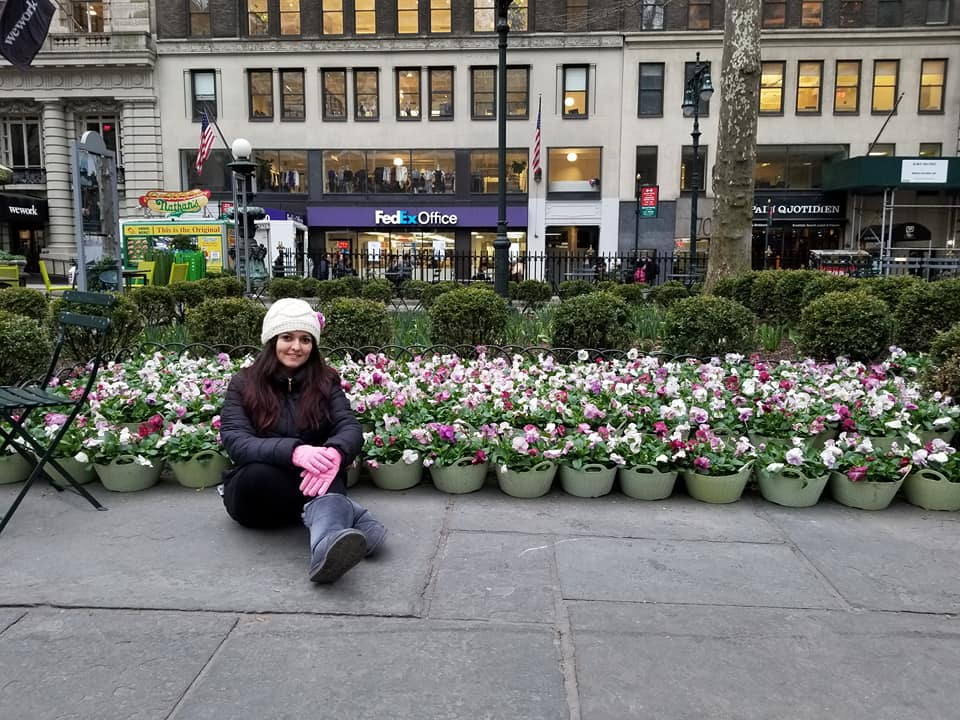
#> input picture test_data/1.jpg, 960 x 720 px, given in place of the camera
$ jupyter execute --allow-errors 'Lecture 8.3 - Mini Project # 10 Face Recognition û Unlock Your Computer With Your Face!.ipynb'   (text cells are left out)
#> lines starting #> are read from the running program, lines starting #| are printed output that depends on the picture; after the words box and inside, x2 and y2 are one past the last pixel; in counts of white or black regions, pixels touching at a corner belong together
[cell 1]
import cv2
import numpy as np

# Load HAAR face classifier
face_classifier = cv2.CascadeClassifier('Haarcascades/haarcascade_frontalface_default.xml')

# Load functions
def face_extractor(img):
    # Function detects faces and returns the cropped face
    # If no face detected, it returns the input image

    gray = cv2.cvtColor(img,cv2.COLOR_BGR2GRAY)
    faces = face_classifier.detectMultiScale(gray, 1.3, 5)

    if faces is ():
        return None

    # Crop all faces found
    for (x,y,w,h) in faces:
        cropped_face = img[y:y+h, x:x+w]

    return cropped_face

# Initialize Webcam
cap = cv2.VideoCapture(0)
count = 0

# Collect 100 samples of your face from webcam input
while True:

    ret, frame = cap.read()
#> frame is the input picture: shape (720, 960, 3); mean B, G, R 107.9, 113.2, 113.2
    if face_extractor(frame) is not None:
#> in face_extractor, `gray = cv2.cvtColor(img,cv2.COLOR_BGR2GRAY)`:
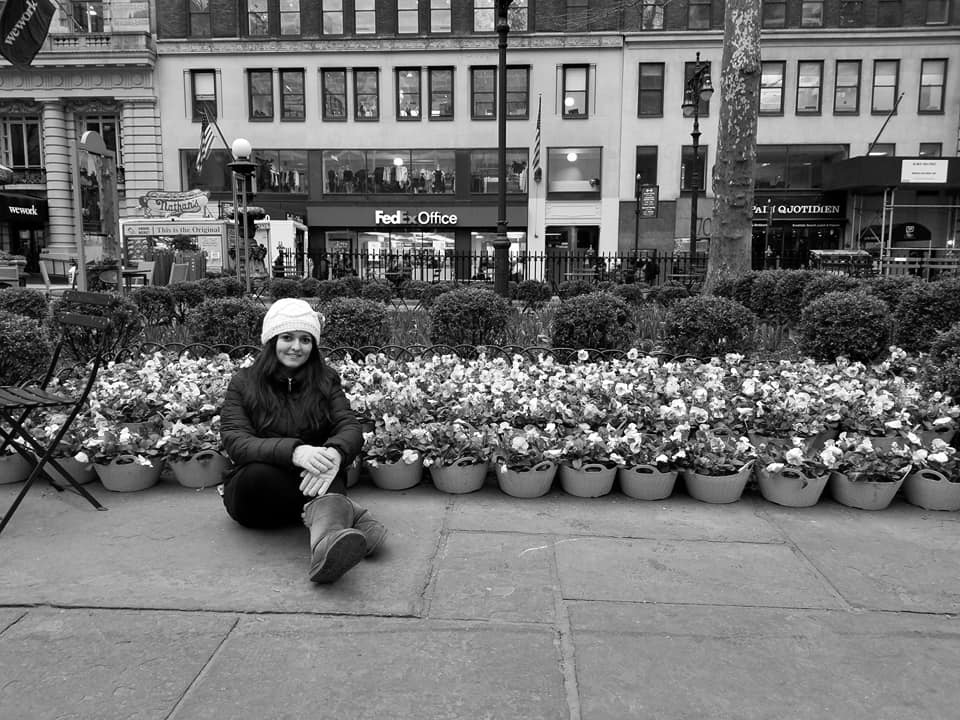
#> gray: shape (720, 960); min 0, max 255, mean 112.6
#> in face_extractor, `faces = face_classifier.detectMultiScale(gray, 1.3, 5)`: faces = [[269, 320, 50, 50]]
#> the loop in face_extractor, `for (x,y,w,h) in faces:` made 1 pass
#> pass 1, in face_extractor, `cropped_face = img[y:y+h, x:x+w]`:
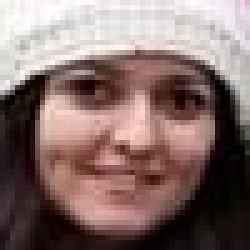
#> cropped_face: shape (50, 50, 3) (shown 5 times larger); mean B, G, R 107.4, 111.3, 133.4
        count += 1
#> count = 1
        face = cv2.resize(face_extractor(frame), (200, 200))
#> the loop in face_extractor (call 2), `for (x,y,w,h) in faces:` made 1 pass
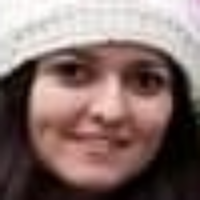
#> face: shape (200, 200, 3); mean B, G, R 107.3, 111.2, 133.3
        face = cv2.cvtColor(face, cv2.COLOR_BGR2GRAY)
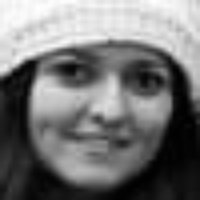
#> face: shape (200, 200); min 0, max 254, mean 117.4

        # Save file in specified directory with unique name
        file_name_path = './faces/user/' + str(count) + '.jpg'
#> file_name_path = './faces/user/1.jpg'
        cv2.imwrite(file_name_path, face)

        # Put count on images and display live count
        cv2.putText(face, str(count), (50, 50), cv2.FONT_HERSHEY_COMPLEX, 1, (0,255,0), 2)
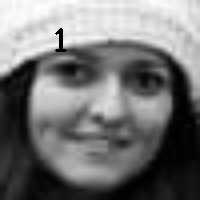
#> face: shape (200, 200); 0.31% of pixels changed, all inside (x1, y1, x2, y2) = (55, 28, 67, 52)
        cv2.imshow('Face Cropper', face)

    else:
        print("Face not found")
        pass

    if cv2.waitKey(1) == 13 or count == 100: #13 is the Enter Key
#> (key Esc is pressed here)
        break

cap.release()
cv2.destroyAllWindows()
print("Collecting Samples Complete")

[cell 2]
import cv2
import numpy as np
from os import listdir
from os.path import isfile, join

# Get the training data we previously made
data_path = './faces/user/'
#> (the rest of this cell did not finish here and is left out)

[cell 3]
import cv2
import numpy as np


face_classifier = cv2.CascadeClassifier('Haarcascades/haarcascade_frontalface_default.xml')

def face_detector(img, size=0.5):

    # Convert image to grayscale
#> called with size = 0.5
    gray = cv2.cvtColor(img,cv2.COLOR_BGR2GRAY)
    faces = face_classifier.detectMultiScale(gray, 1.3, 5)
#> faces = [[269, 320, 50, 50]]
    if faces is ():
        return img, []

    for (x,y,w,h) in faces:
        cv2.rectangle(img,(x,y),(x+w,y+h),(0,255,255),2)
        roi = img[y:y+h, x:x+w]
        roi = cv2.resize(roi, (200, 200))
#> this loop made 1 pass
#> pass 1, in face_detector, `roi = img[y:y+h, x:x+w]`:
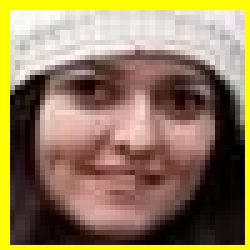
#> roi: shape (50, 50, 3) (shown 5 times larger); mean B, G, R 91.7, 125.4, 146.6
#> pass 1, in face_detector, `roi = cv2.resize(roi, (200, 200))`:
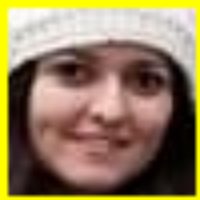
#> roi: shape (200, 200, 3); mean B, G, R 91.6, 125.3, 146.5
#> after the loop:
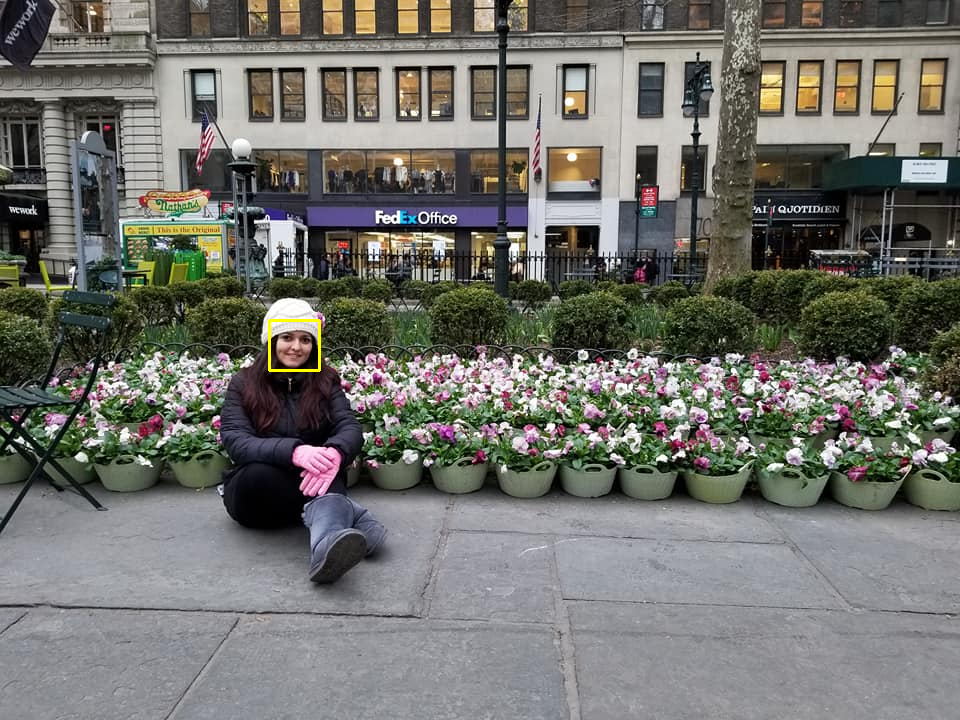
#> img: shape (720, 960, 3); 0.09% of pixels changed, all inside (x1, y1, x2, y2) = (268, 319, 321, 372)
    return img, roi


# Open Webcam
cap = cv2.VideoCapture(0)

while True:

    ret, frame = cap.read()

    image, face = face_detector(frame)

    try:
        face = cv2.cvtColor(face, cv2.COLOR_BGR2GRAY)
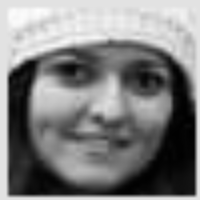
#> face: shape (200, 200); min 0, max 254, mean 127.8

        # Pass face to prediction model
        # "results" comprises of a tuple containing the label and the confidence value
        results = model.predict(face)

        if results[1] < 500:
            confidence = int( 100 * (1 - (results[1])/400) )
            display_string = str(confidence) + '% Confident it is User'

        cv2.putText(image, display_string, (100, 120), cv2.FONT_HERSHEY_COMPLEX, 1, (255,120,150), 2)

        if confidence > 75:
            cv2.putText(image, "Unlocked", (250, 450), cv2.FONT_HERSHEY_COMPLEX, 1, (0,255,0), 2)
            cv2.imshow('Face Recognition', image )
        else:
            cv2.putText(image, "Locked", (250, 450), cv2.FONT_HERSHEY_COMPLEX, 1, (0,0,255), 2)
            cv2.imshow('Face Recognition', image )

    except:
        cv2.putText(image, "No Face Found", (220, 120) , cv2.FONT_HERSHEY_COMPLEX, 1, (0,0,255), 2)
        cv2.putText(image, "Locked", (250, 450), cv2.FONT_HERSHEY_COMPLEX, 1, (0,0,255), 2)
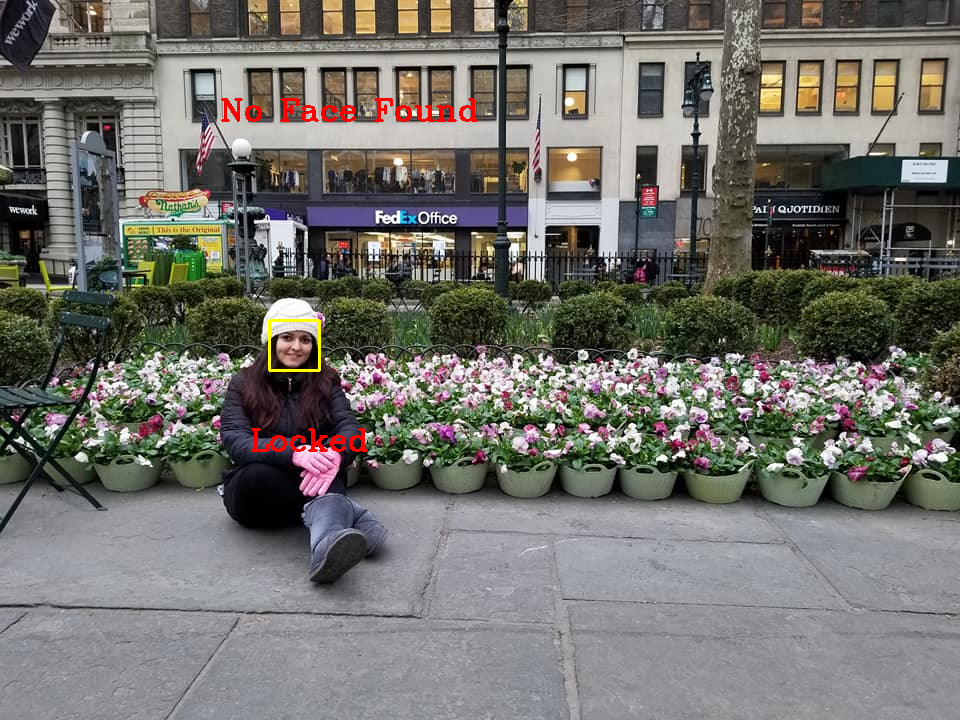
#> image: shape (720, 960, 3); mean B, G, R 107.4, 112.9, 114
        cv2.imshow('Face Recognition', image )
        pass

    if cv2.waitKey(1) == 13: #13 is the Enter Key
#> (key Esc is pressed here)
        break

cap.release()
cv2.destroyAllWindows()

$ run again, on test_data/10.jpg
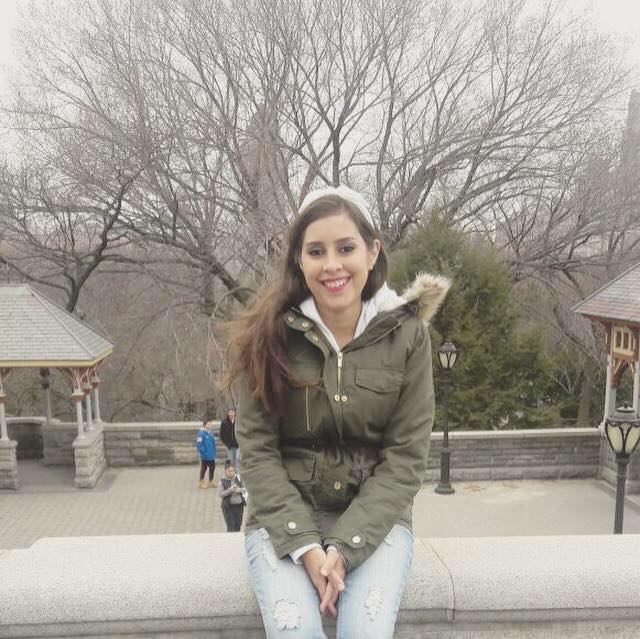
#> input picture test_data/10.jpg, 640 x 639 px, given in place of the camera
#> frame is the input picture: shape (639, 640, 3); mean B, G, R 148.8, 156.8, 162.6
#> in face_extractor, `faces = face_classifier.detectMultiScale(gray, 1.3, 5)`: faces = [[290, 218, 82, 82]]
#> the loop in face_extractor, `for (x,y,w,h) in faces:` made 1 pass
#> count = 1
#> the loop in face_extractor (call 2), `for (x,y,w,h) in faces:` made 1 pass
#> file_name_path = './faces/user/1.jpg'
#> `cv2.putText(face, str(count), (50, 50), cv2.FONT_HERSHEY_COMPLEX, 1, (..`:
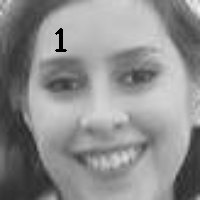
#> face: shape (200, 200); min 0, max 241, mean 141.9
#> in face_detector, `faces = face_classifier.detectMultiScale(gray, 1.3, 5)`: faces = [[290, 218, 82, 82]]
#> the loop in face_detector, `for (x,y,w,h) in faces:` made 1 pass
#> `cv2.putText(image, "Locked", (250, 450), cv2.FONT_HERSHEY_COMPLEX, 1, ..`:
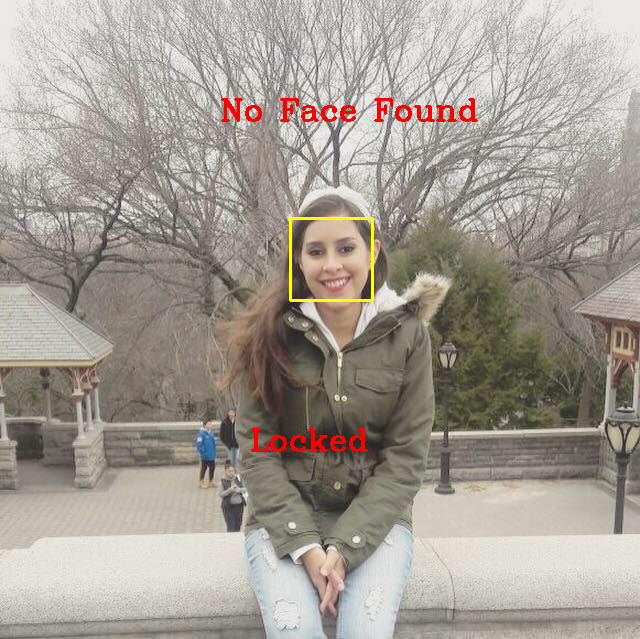
#> image: shape (639, 640, 3); mean B, G, R 147.5, 156.1, 163.7

$ run again, on test_data/13.jpg
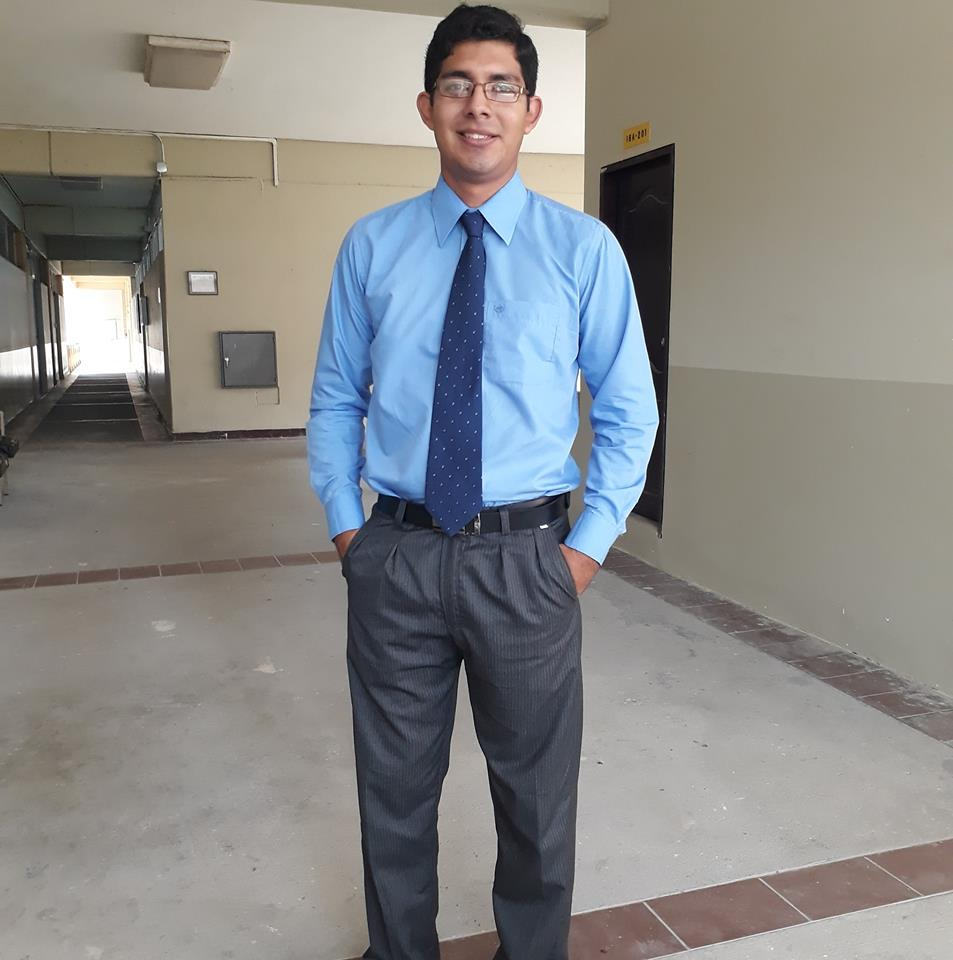
#> input picture test_data/13.jpg, 953 x 960 px, given in place of the camera
#> frame is the input picture: shape (960, 953, 3); mean B, G, R 134.2, 135.8, 135.9
#> in face_extractor, `faces = face_classifier.detectMultiScale(gray, 1.3, 5)`: faces = [[418, 37, 124, 124]]
#> the loop in face_extractor, `for (x,y,w,h) in faces:` made 1 pass
#> count = 1
#> the loop in face_extractor (call 2), `for (x,y,w,h) in faces:` made 1 pass
#> file_name_path = './faces/user/1.jpg'
#> in face_detector, `faces = face_classifier.detectMultiScale(gray, 1.3, 5)`: faces = [[418, 37, 124, 124]]
#> the loop in face_detector, `for (x,y,w,h) in faces:` made 1 pass
#> `cv2.putText(image, "Locked", (250, 450), cv2.FONT_HERSHEY_COMPLEX, 1, ..`:
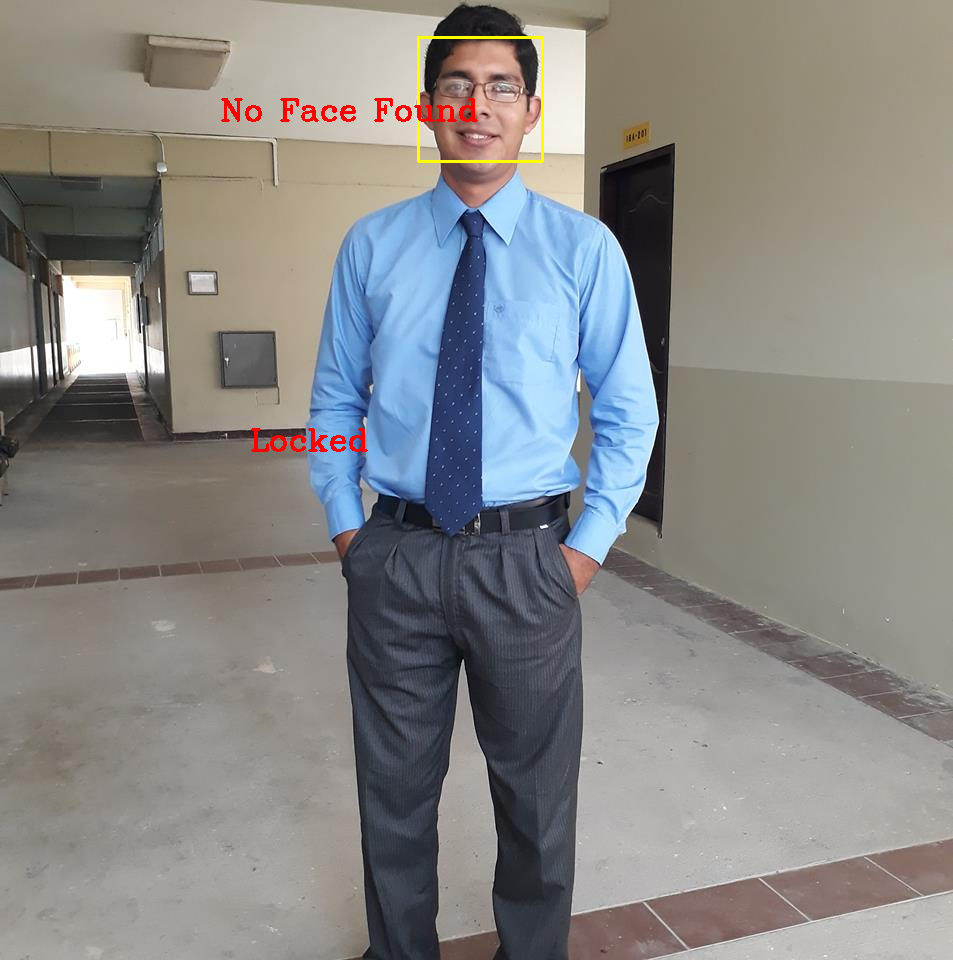
#> image: shape (960, 953, 3); mean B, G, R 133.5, 135.4, 136.3
